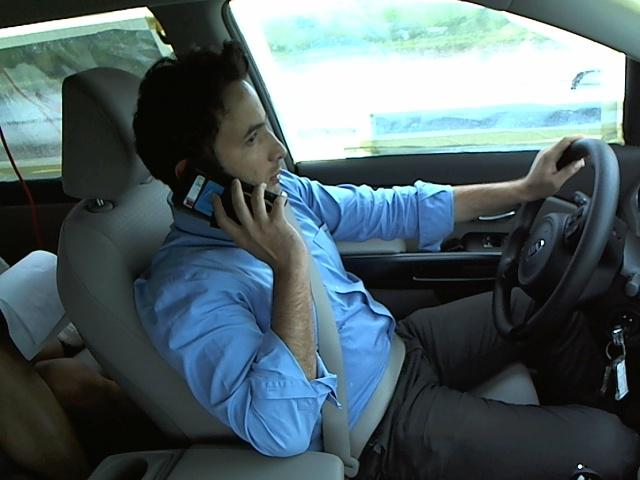
#> input picture image.jpg, 640 x 480 px
$ python histequilize.py --image image.jpg
#> lines starting #> are read from the running program, lines starting #| are printed output that depends on the picture
from matplotlib import pyplot as plt
import argparse
import cv2
import numpy as np

ap=argparse.ArgumentParser()
ap.add_argument("-i","--image",required=True, help="path to the image")
args=vars(ap.parse_args())
image=cv2.imread(args["image"])
#> image is the input picture: shape (480, 640, 3); mean B, G, R 103.1, 97.9, 80.8
cv2.imshow("Original", image)
image=cv2.cvtColor(image, cv2.COLOR_BGR2GRAY)
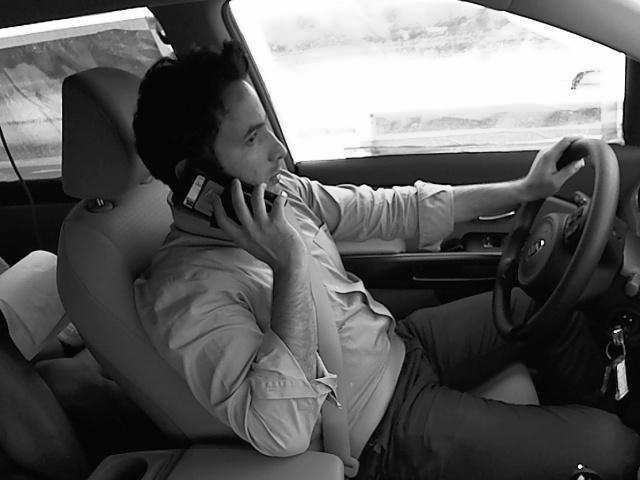
#> image: shape (480, 640); min 0, max 255, mean 93.4
eq=cv2.equalizeHist(image)
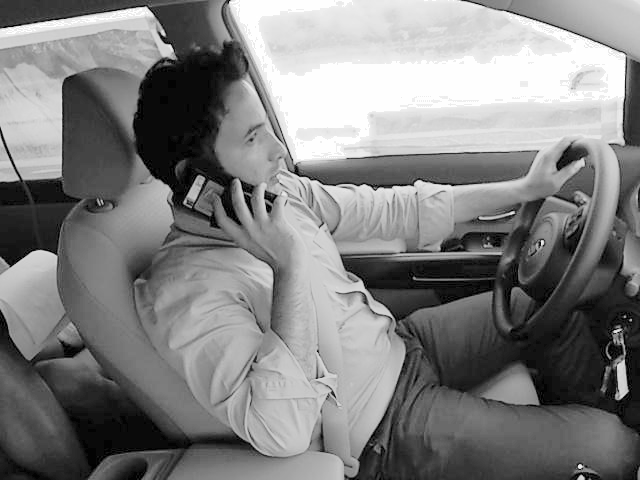
#> eq: shape (480, 640); min 0, max 255, mean 128.8
cv2.imshow("Histogram quilization", np.hstack([image, eq]))
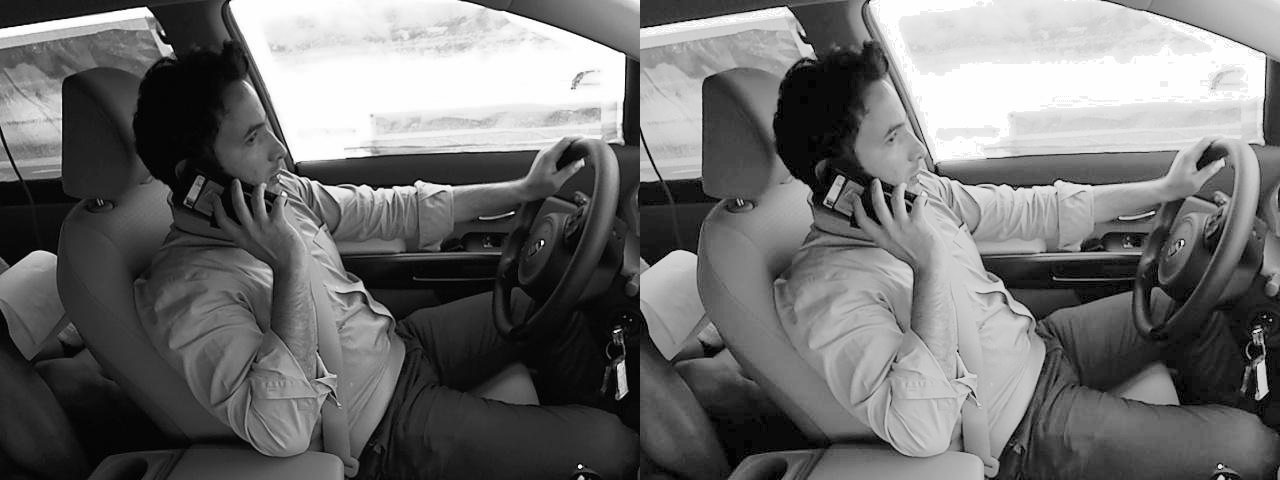
#> window 'Histogram quilization': shape (480, 1280); min 0, max 255, mean 111.1
cv2.waitKey(0)
